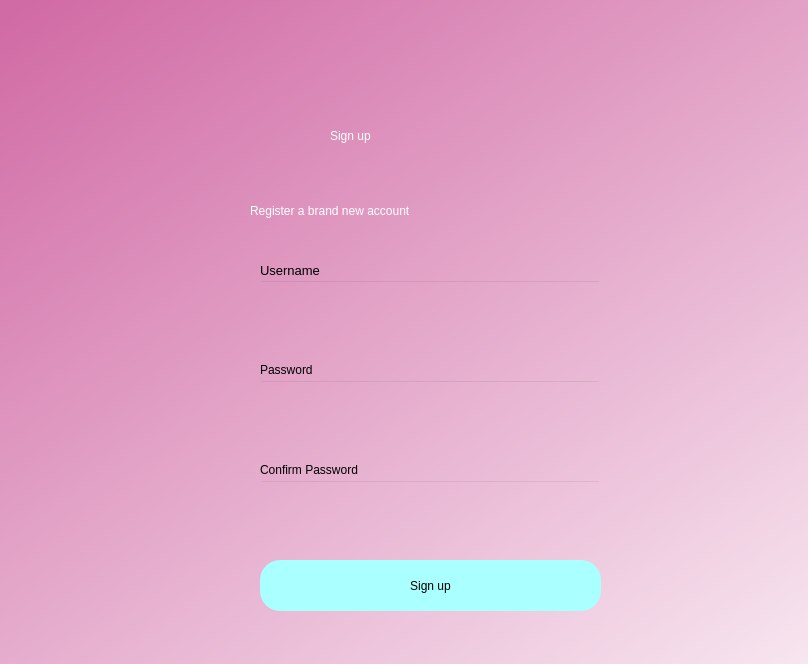
<?xml version="1.0" encoding="UTF-8"?>
<ui version="4.0">
 <class>Dialog</class>
 <widget class="QDialog" name="Dialog">
  <property name="geometry">
   <rect>
    <x>0</x>
    <y>0</y>
    <width>808</width>
    <height>664</height>
   </rect>
  </property>
  <property name="windowTitle">
   <string>Dialog</string>
  </property>
  <widget class="QWidget" name="bgwidget" native="true">
   <property name="geometry">
    <rect>
     <x>-180</x>
     <y>-10</y>
     <width>1201</width>
     <height>801</height>
    </rect>
   </property>
   <property name="styleSheet">
    <string notr="true">QWidget#bgwidget{
background-color:qlineargradient(spread:pad, x1:0.091, y1:0.101636, x2:0.991379, y2:0.977, stop:0 rgba(209, 107, 165, 255), stop:1 rgba(255, 255, 255, 255));}</string>
   </property>
   <widget class="QLabel" name="label">
    <property name="geometry">
     <rect>
      <x>510</x>
      <y>110</y>
      <width>211</width>
      <height>71</height>
     </rect>
    </property>
    <property name="styleSheet">
     <string notr="true">font: 36pt &quot;MS Shell Dlg 2&quot;; color:rgb(255, 255, 255)</string>
    </property>
    <property name="text">
     <string>Sign up</string>
    </property>
   </widget>
   <widget class="QLabel" name="label_2">
    <property name="geometry">
     <rect>
      <x>430</x>
      <y>200</y>
      <width>381</width>
      <height>41</height>
     </rect>
    </property>
    <property name="styleSheet">
     <string notr="true">font: 16pt &quot;MS Shell Dlg 2&quot;;color:rgb(255, 255, 255)</string>
    </property>
    <property name="text">
     <string>Register a brand new account</string>
    </property>
   </widget>
   <widget class="QPushButton" name="signup">
    <property name="geometry">
     <rect>
      <x>440</x>
      <y>570</y>
      <width>341</width>
      <height>51</height>
     </rect>
    </property>
    <property name="styleSheet">
     <string notr="true">border-radius:20px;
background-color: rgb(170, 255, 255);
font: 14pt &quot;MS Shell Dlg 2&quot;;</string>
    </property>
    <property name="text">
     <string>Sign up</string>
    </property>
   </widget>
   <widget class="QLineEdit" name="emailfield">
    <property name="geometry">
     <rect>
      <x>440</x>
      <y>290</y>
      <width>341</width>
      <height>51</height>
     </rect>
    </property>
    <property name="styleSheet">
     <string notr="true">background-color:rgba(0,0,0,0);
font: 12pt &quot;MS Shell Dlg 2&quot;;</string>
    </property>
   </widget>
   <widget class="QLineEdit" name="passwordfield">
    <property name="geometry">
     <rect>
      <x>440</x>
      <y>390</y>
      <width>341</width>
      <height>51</height>
     </rect>
    </property>
    <property name="styleSheet">
     <string notr="true">background-color:rgba(0,0,0,0);
font: 12pt &quot;MS Shell Dlg 2&quot;;</string>
    </property>
   </widget>
   <widget class="QLabel" name="label_3">
    <property name="geometry">
     <rect>
      <x>440</x>
      <y>270</y>
      <width>81</width>
      <height>20</height>
     </rect>
    </property>
    <property name="font">
     <font>
      <family>MS Shell Dlg 2</family>
      <pointsize>10</pointsize>
      <weight>50</weight>
      <italic>false</italic>
      <bold>false</bold>
     </font>
    </property>
    <property name="styleSheet">
     <string notr="true">font: 10pt &quot;MS Shell Dlg 2&quot;;</string>
    </property>
    <property name="text">
     <string>Username</string>
    </property>
   </widget>
   <widget class="QLabel" name="label_4">
    <property name="geometry">
     <rect>
      <x>440</x>
      <y>370</y>
      <width>81</width>
      <height>20</height>
     </rect>
    </property>
    <property name="styleSheet">
     <string notr="true">font: 10pt &quot;MS Shell Dlg 2&quot;;</string>
    </property>
    <property name="text">
     <string>Password</string>
    </property>
   </widget>
   <widget class="QLabel" name="error">
    <property name="geometry">
     <rect>
      <x>440</x>
      <y>540</y>
      <width>341</width>
      <height>20</height>
     </rect>
    </property>
    <property name="styleSheet">
     <string notr="true">font: 12pt &quot;MS Shell Dlg 2&quot;; color:red;</string>
    </property>
    <property name="text">
     <string/>
    </property>
   </widget>
   <widget class="QLabel" name="label_5">
    <property name="geometry">
     <rect>
      <x>440</x>
      <y>470</y>
      <width>141</width>
      <height>20</height>
     </rect>
    </property>
    <property name="styleSheet">
     <string notr="true">font: 10pt &quot;MS Shell Dlg 2&quot;;</string>
    </property>
    <property name="text">
     <string>Confirm Password</string>
    </property>
   </widget>
   <widget class="QLineEdit" name="confirmpasswordfield">
    <property name="geometry">
     <rect>
      <x>440</x>
      <y>490</y>
      <width>341</width>
      <height>51</height>
     </rect>
    </property>
    <property name="styleSheet">
     <string notr="true">background-color:rgba(0,0,0,0);
font: 12pt &quot;MS Shell Dlg 2&quot;;</string>
    </property>
   </widget>
  </widget>
 </widget>
 <resources/>
 <connections/>
</ui>
